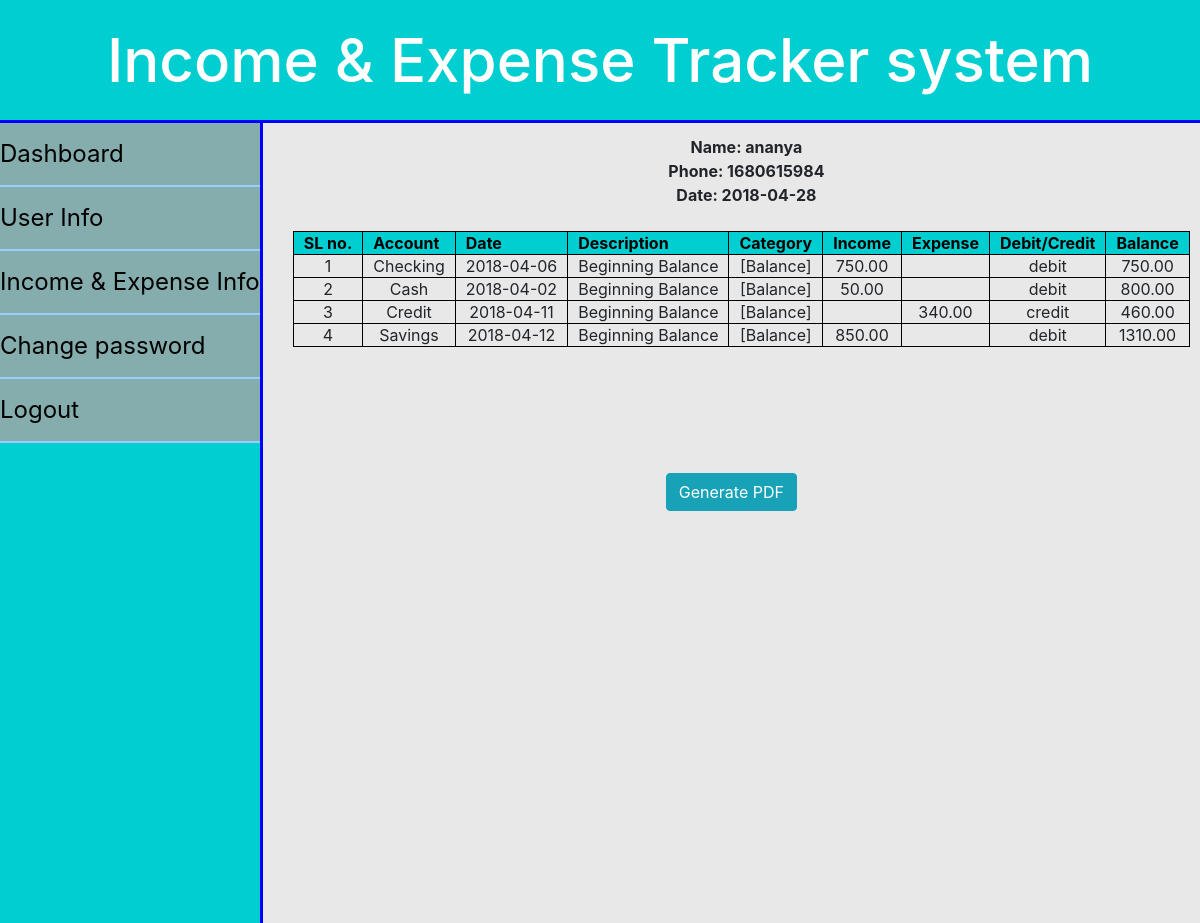
Page /information.php (signed in) on the committed database.
### tables this page shows
CREATE TABLE `person` (
  `user_id` int(11) NOT NULL,
  `user_name` varchar(255) NOT NULL,
  `email` varchar(40) NOT NULL,
  `phone` varchar(11) NOT NULL,
  `addresss` varchar(100) NOT NULL,
  `gender` varchar(10) NOT NULL,
  `age` int(11) NOT NULL,
  `password` varchar(255) NOT NULL
);

CREATE TABLE `person_information` (
  `info_id` int(11) NOT NULL,
  `person_id` int(11) DEFAULT NULL,
  `account_name` varchar(255) DEFAULT NULL,
  `DDate` date DEFAULT NULL,
  `description` varchar(255) DEFAULT NULL,
  `category` varchar(255) DEFAULT NULL,
  `income` float(7,2) DEFAULT NULL,
  `expense` float(7,2) DEFAULT NULL,
  `debitcredit` varchar(6) DEFAULT NULL,
  `balance` float(7,2) DEFAULT NULL
);

### information.php (the view, shortened to what this page needs)
<?php
    function fetch_data()
    {
        $output = '';
        include 'dbms.php';
        $id=$_SESSION['user_id'];
        $sql="SELECT * FROM person WHERE user_id=$id" ;
        $result=mysqli_query($conn,$sql);
        $row=mysqli_fetch_assoc($result);
        $output .= "<strong>Name: ".$row['user_name'];
        $output .= "<br>Phone: ".$row['phone'];
        $output .= "<br>Date: ".date('Y-m-d')."</strong> <br><br>";
        $output .= "
        <style>
        table{
          overflow: scroll;
          padding: 0px;
          margin-bottom: 20px;
          position: absolute;
        }
        tr th{
          border:1px solid black;
          background: #00CED1;
          align='middle';
          color:black;
          padding-left: 10px;
          padding-right: 10px;
        }
        td{
          border:1px solid black;
          padding-left: 10px;
          padding-right: 10px;
        }
        </style>
        <table>
            <tr>
                <th>SL no.</th>
                <th>Account</th>
                <th>Date</th>
                <th>Description</th>
                <th>Category</th>
                <th>Income</th>
                <th>Expense</th>
                <th>Debit/Credit</th>
                <th>Balance</th>
            </tr>";
        $sql="select * from person_information where person_id=$id" ;
        $result=mysqli_query($conn,$sql);
        $x=1;
        if($result->num_rows>0)
        {
            while($row= $result->fetch_assoc()){
                $output .= "<tr align='middle'>";
                $output .= "<td>" . $x . " </td>";
                $output .= "<td>" . $row['account_name'] . "</td>";
                $output .= "<td>" . $row['DDate'] . "</td>";
                $output .= "<td>" . $row['description'] . "</td>";
                $output .= "<td>" . $row['category'] . "</td>";
                $output .= "<td>" . $row['income'] . "</td>";
                $output .= "<td>" . $row['expense'] . "</td>";
                $output .= "<td>" . $row['debitcredit'] . "</td>";
                $output .= "<td>" . $row['balance'] . "</td>";
                $output .= "</tr>";
                $x++;
            }
        }
        $output .= "</table>";
        return $output;
    }
?>
<html>
	<head>
    </head>
    <body>
        <link rel="stylesheet" href="style/bootstrap-4.1.0-dist/css/bootstrap.min.css">
        <link rel="stylesheet" href="style/style.css">
        <?php include('header.php') ?>
        <?php include('side_bar.php') ?>
        <div id="container">
            <div id="information">
                <?php
                    echo fetch_data();
                ?>
            </div>
             <form  method="post">
                 <button id="form-group" type="submit" name="generate_pdf" class="btn btn-info">Generate PDF</button>
            </form>
        </div>
    </body>
</html>

### header.php
<div id="header">
    <h1>Income & Expense Tracker system</h1>
</div>

### side_bar.php
<div id="sidebar">
    <ul>
        <li><a href="homepage.php">Dashboard</a></li>
        <li><a href="information.php">User Info</a></li>
        <li><a href="homepage.php">Income & Expense Info</a></li>
        <li><a href="ResetPassword.php">Change password</a></li>
        <li><a href="logout.php">Logout</a></li>
    </ul>
</div>

### style/style.css (style rules this page uses)
body { height: auto; background: #E8E8E8; position:relative; }
#header { width: auto; height: auto; background: #00CED1; border-bottom: solid 3px blue; }
#header h1 { margin: 0px; padding: 2%; text-align: center; font-size: 5vw; color: #fff; }
#sidebar { background: #00CED1; float:left; width:auto; height:100%; position:relative; border-right: solid 3px blue; }
ul { margin:0%; padding:0%; }
ul li { list-style:none; }
ul li a { font-size: 2vw; background: #85adad; color:black; border-bottom: 2px solid #99ccff; display: block; padding-top: 5%; padding-bottom: 5%; text-align: text-overflow: clip; width:100%; }
#container { background: #E8E8E8; height: 83.5%; text-align: center; padding-left:10%; padding-top:1%; }
#information { overflow-y: scroll; margin-left: 16%; margin-bottom: 10px; height: 50%; width: auto; position:relative; }

### information.php (style rules this page uses)
table { overflow: scroll; padding: 0px; margin-bottom: 20px; position: absolute; }
tr th { border:1px solid black; background: #00CED1; align='middle'; color:black; padding-left: 10px; padding-right: 10px; }
td { border:1px solid black; padding-left: 10px; padding-right: 10px; }

### rows in the picture
person: user_name "ananya", phone "1680615984"
person_information: account_name "Checking", DDate "2018-04-06", description "Beginning Balance", category "[Balance]", income "750.00", debitcredit "debit", balance "750.00"
person_information: account_name "Cash", DDate "2018-04-02", description "Beginning Balance", category "[Balance]", income "50.00", debitcredit "debit", balance "800.00"
person_information: account_name "Credit", DDate "2018-04-11", description "Beginning Balance", category "[Balance]", expense "340.00", debitcredit "credit", balance "460.00"
person_information: account_name "Savings", DDate "2018-04-12", description "Beginning Balance", category "[Balance]", income "850.00", debitcredit "debit", balance "1310.00"
